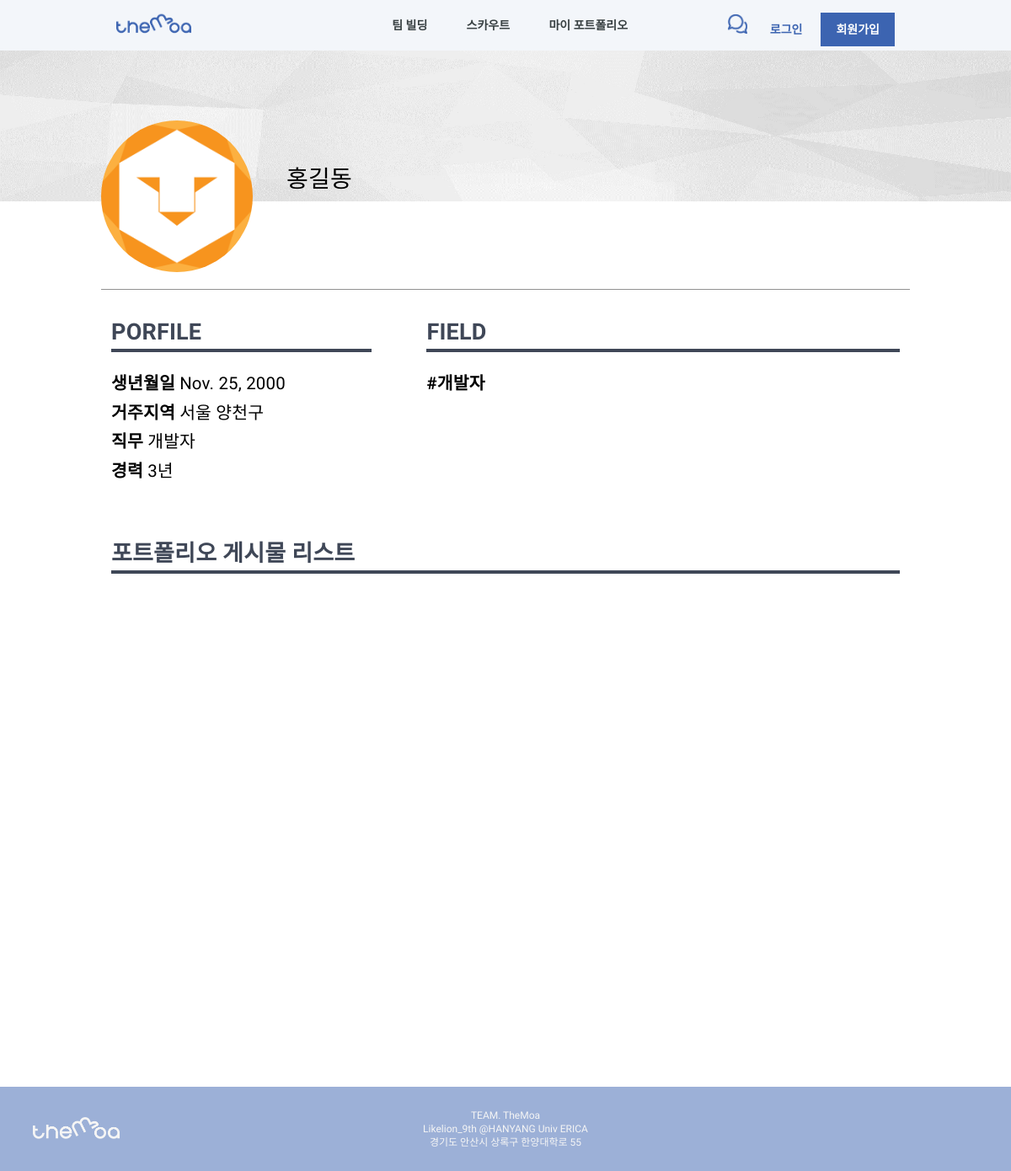
Before: /portfolio/1 with the older database file.
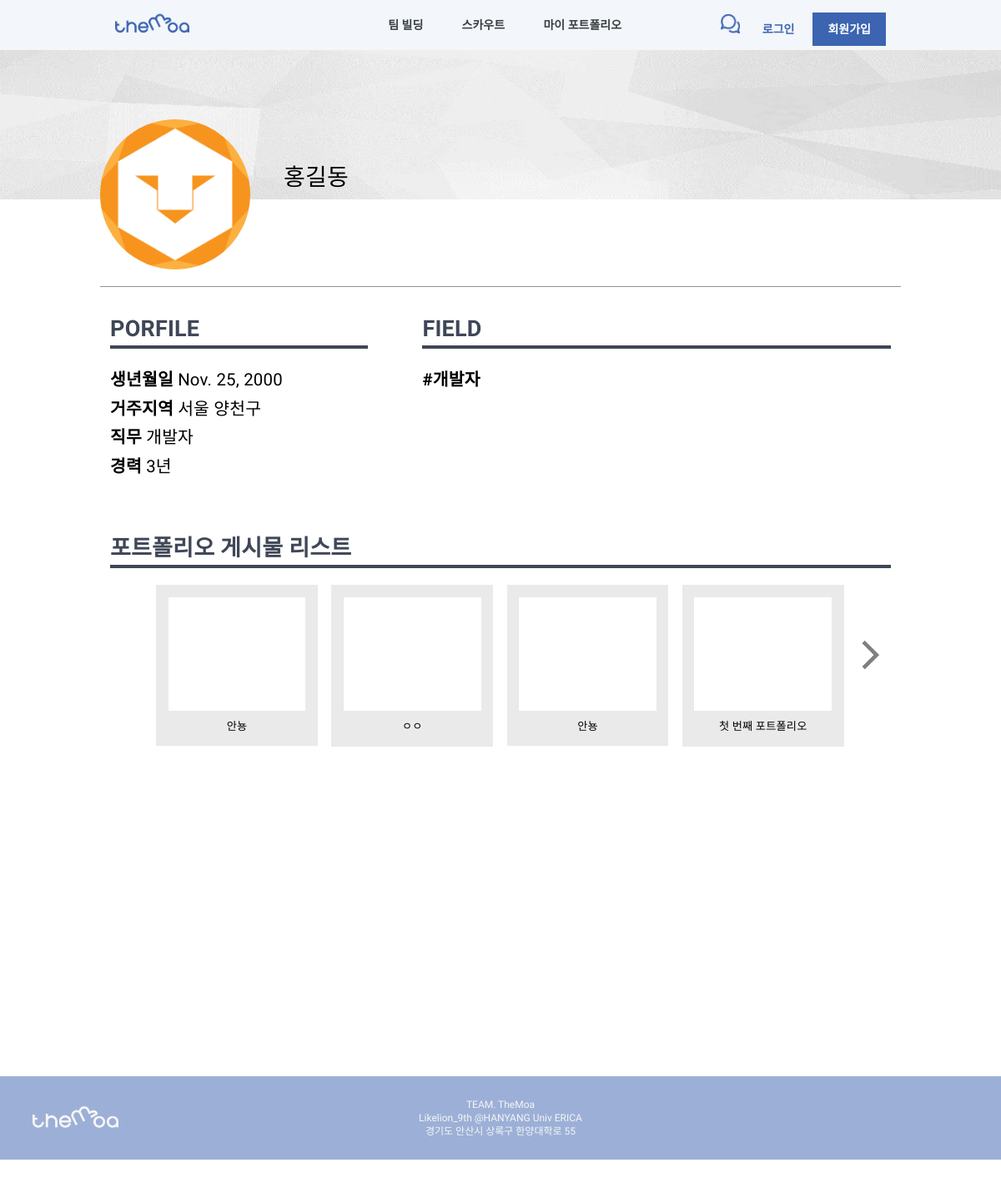
After: the same page with the newer database file.
### mypf/models.py (models this page shows)
class Portfolio(models.Model):
    title = models.CharField(default='', max_length=50)
    image = models.ImageField(default='', upload_to="image/mypf/", blank=True, null=False)
    user_id = models.ForeignKey(User, on_delete=models.CASCADE, null=True)
    detail = models.TextField(blank=True, null=True)

### mypf/views.py (the view)
# urls.py: path('<int:id>', profile, name='profile'),
def profile(request, id):
    user_instance = None
    if request.user.id:
        user_instance = User.objects.get(pk=request.user.id)
    user = get_object_or_404(User, pk=id)
    pfs = Portfolio.objects.filter(user_id=id).order_by('-id')
    paginator = Paginator(pfs, 4)
    page = request.GET.get('page')
    pfs = paginator.get_page(page)
    context = {
        'user_instance': user_instance,
        'user_id':id,
        'obj': user,
        'pfs':pfs,
    }
    return render(request, 'mypf/profile.html', context)

### templates/mypf/profile.html (shortened to what this page needs)
{% extends 'base.html' %}
        {% load static %}
        {% block extrahead %}
        <link rel="stylesheet" href="../../static/css/base.css">
        <link rel="stylesheet" href="../../static/css/mypf/profile.css">
        {% endblock %}
{% block content %}
<div>
    <img class="profile-back" src="{% if obj.id == user.id %}../../static/img/mypf/back_img.png {% else %}../../static/img/profile_back.png {% endif %}">
    <div class="profile-container">
        <img src="../../media/{{obj.image}}"alt="프로필 사진">
        <div class="name-container">
            <p>{{obj.name}}</p>
        </div>
    </div>
    <div class="info-container">
        <div class="spec">
            <div>
                <div class="spec-title">
                    <p>PORFILE</p>
                </div>
                <strong>생년월일 </strong>{{obj.birth_date}} <br>
                <strong>거주지역 </strong>{{obj.address_sido}} {{obj.address_gungu}} <br>
                <strong>직무 </strong>{{obj.get_role_display}} <br>
                <strong>경력 </strong>{{obj.get_career_display}}
            </div>
            <div>
                <div class="spec-title">
                    <p>FIELD</p>
                </div>
                <strong>#{{obj.get_role_display}}</strong>
            </div>
        </div>
        <div class="portfolio">
            <div class="spec-title">
                <p>포트폴리오 게시물 리스트</p>
            </div>
            {% if pfs %}
            <div class="pf-box">
                <div class="pf-list">
                {% for pf in pfs %}
                    <a href="{% url 'mypf:detail_pf' user_id pf.id %}">
                        <div class="pf">
                            {% if pf.image %}
                            <img class="pf-img" src="../../media/{{pf.image}}" alt="">
                            {% else %}
                            <div class="pf-img" src="" alt=""></div>
                            {% endif %}
                            <p>{{pf.title}}</p>
                        </div>
                    </a>
                {% endfor %}
                </div>
                {% if pfs.has_next %}
                    <a href="?page={{pfs.next_page_number}}">
                        <div class="pf-btn next" style="background-image: url('../../static/img/mypf/pf_next.png')"></div>
                    </a>
                {% else %}
                <div class="pf-btn"></div>
                {% endif %}
            </div>
            {% endif %}
        </div>
    </div>
</div>
{% endblock %}

Changed rows visible on the page:
added Portfolio: title "안뇽"
added Portfolio: title "ㅇㅇ"
added Portfolio: title "안뇽"
added Portfolio: title "첫 번째 포트폴리오"
